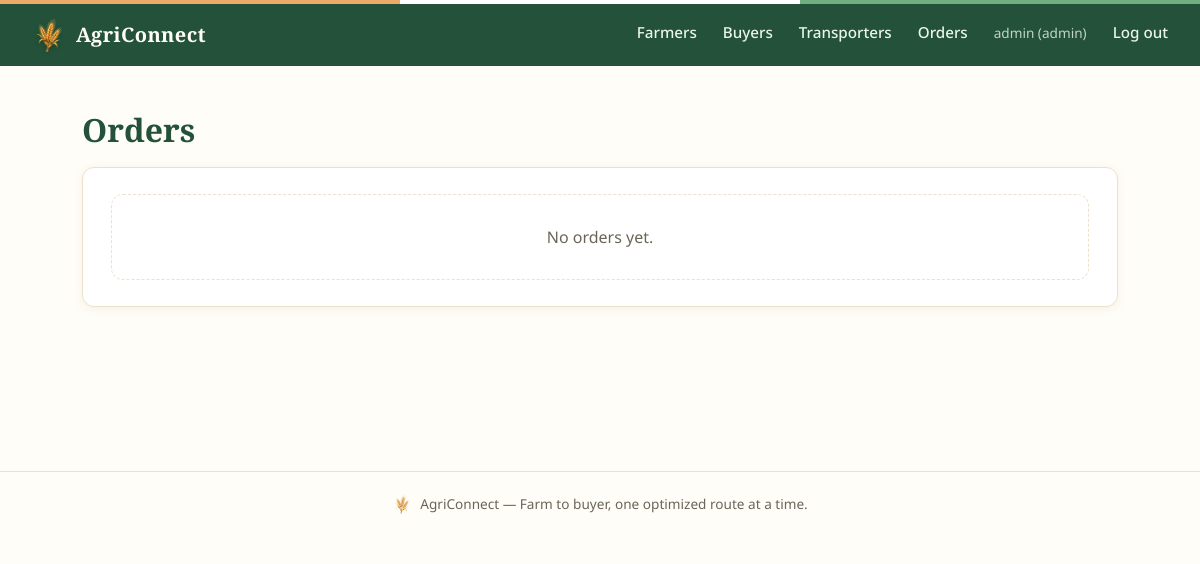
Page /orders (signed in) on the earlier database version.
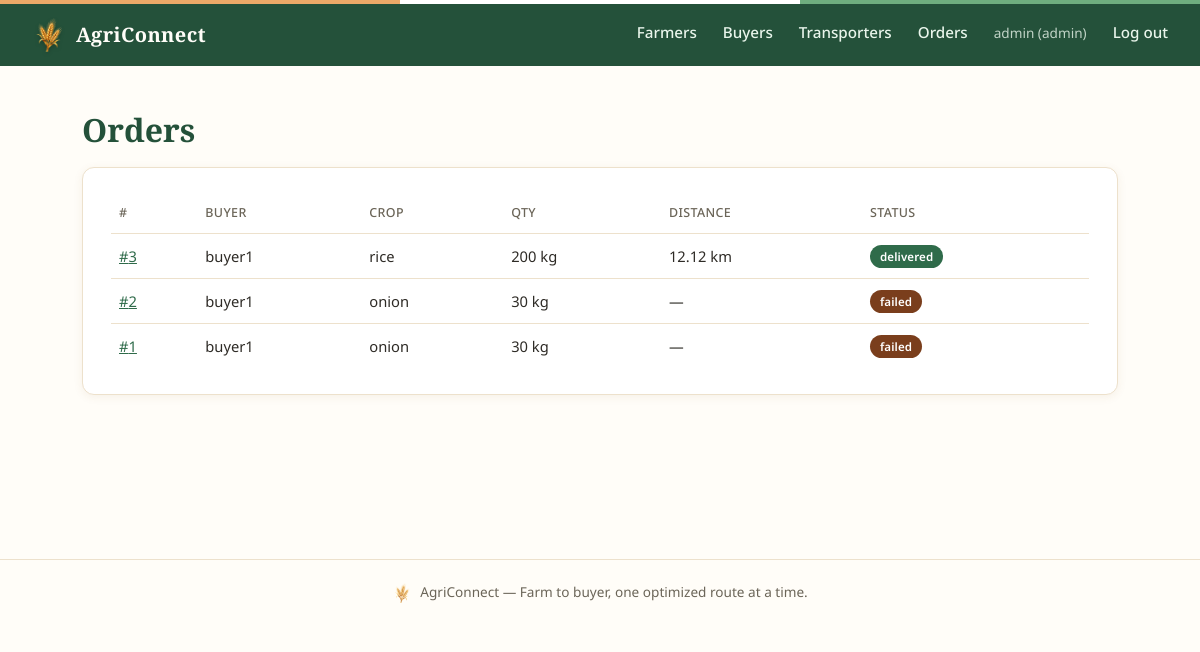
Same page on the later database version.
### models.py (models this page shows)
class Order(Base):
    __tablename__ = "orders"
    id = Column(Integer, primary_key=True)
    buyer_id = Column(Integer, ForeignKey("buyers.id"), nullable=False)
    crop_key = Column(String(120))
    crop_name_display = Column(String(120))
    quantity_requested_kg = Column(Float, nullable=False)
    status = Column(String(30), default="pending")
    transporter_id = Column(Integer, ForeignKey("transporters.id"), nullable=True)
    total_distance_km = Column(Float)
    total_cost_estimate = Column(Float)
    route_json = Column(Text)  # ordered list of stops, JSON-encoded
    created_at = Column(DateTime, default=datetime.utcnow)
    buyer = relationship("Buyer")
    transporter = relationship("Transporter")
    allocations = relationship("OrderAllocation", back_populates="order")

class Buyer(Base):
    __tablename__ = "buyers"
    id = Column(Integer, primary_key=True)
    user_id = Column(Integer, ForeignKey("users.id"), unique=True, nullable=True)
    name = Column(String(120), nullable=False)
    phone = Column(String(20))
    address = Column(String(250))  # free-text delivery address, shown to the assigned transporter
    lat = Column(Float, nullable=False)
    lon = Column(Float, nullable=False)
    created_at = Column(DateTime, default=datetime.utcnow)
    user = relationship("User")

### routers/orders.py (the view)
@router.get("/orders", response_class=HTMLResponse)
def orders_page(request: Request, db: Session = Depends(get_db)):
    user = get_current_user(request, db)
    if user is None:
        return RedirectResponse(url="/login", status_code=303)
    if user.role != "admin":
        return RedirectResponse(url="/", status_code=303)
    orders = db.query(Order).order_by(Order.id.desc()).all()
    return render(request, db, "orders.html", {"orders": orders})

### templates/orders.html (shortened to what this page needs)
{% extends "base.html" %}
{% block content %}
<h1>Orders</h1>
<div class="panel">
  {% if orders %}
  <table>
    <thead><tr><th>#</th><th>Buyer</th><th>Crop</th><th>Qty</th><th>Distance</th><th>Status</th></tr></thead>
    <tbody>
    {% for o in orders %}
      <tr>
        <td><a href="/order/{{ o.id }}">#{{ o.id }}</a></td>
        <td>{{ o.buyer.name }}</td>
        <td>{{ o.crop_key }}</td>
        <td>{{ o.quantity_requested_kg|int }} kg</td>
        <td>{{ (o.total_distance_km ~ ' km') if o.total_distance_km else '—' }}</td>
        <td><span class="tag {{ o.status }}">{{ o.status.replace('_',' ') }}</span></td>
      </tr>
    {% endfor %}
    </tbody>
  </table>
  {% else %}
  <div class="empty-state">No orders yet.</div>
  {% endif %}
</div>
{% endblock %}

Differences in the rows shown:
added Order: id "3", buyer.name "buyer1", crop_key "rice", quantity_requested_kg "200", total_distance_km "12.12 km", status.replace "delivered"
added Order: id "2", buyer.name "buyer1", crop_key "onion", quantity_requested_kg "30", total_distance_km "—", status.replace "failed"
added Order: id "1", buyer.name "buyer1", crop_key "onion", quantity_requested_kg "30", total_distance_km "—", status.replace "failed"
Other differences:
text no longer shown: "No orders yet."
text now shown: "# BUYER CROP QTY DISTANCE STATUS"
